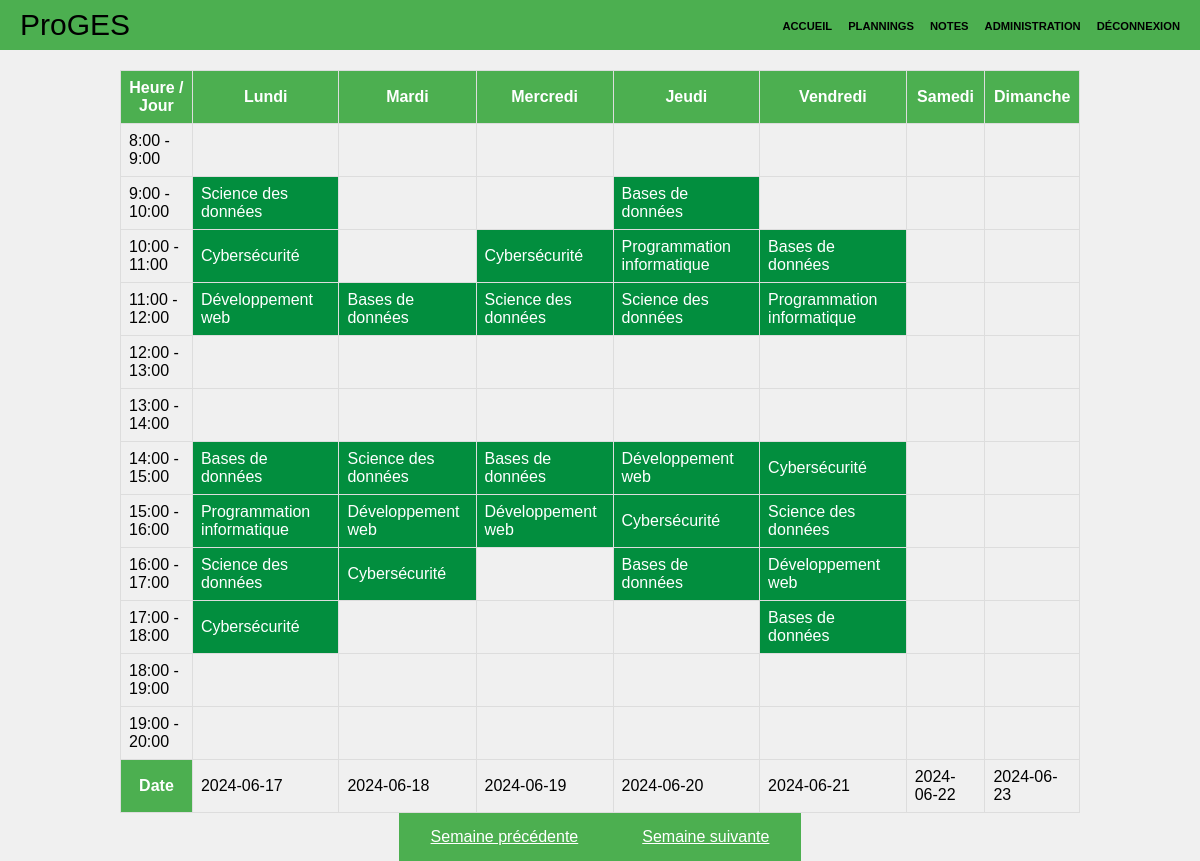
Screenshot of /plannings.php (signed in) with the database file from the repository.
### tables this page shows
CREATE TABLE `planning` (
  `id` int NOT NULL,
  `day` date NOT NULL,
  `startHour` time NOT NULL,
  `endHour` time NOT NULL,
  `task` text NOT NULL,
  `class_id` int DEFAULT NULL
);

### plannings.php (the view, shortened to what this page needs)
<?php
require_once 'nav.php';
require_once 'db.php';
$class_id = $_SESSION["class_id"];
$weekdays = ['Monday', 'Tuesday', 'Wednesday', 'Thursday', 'Friday', 'Saturday', 'Sunday'];
$frenchWeekdays = ['Lundi', 'Mardi', 'Mercredi', 'Jeudi', 'Vendredi', 'Samedi', 'Dimanche'];
$hours = range(8, 19);
$week = isset($_GET['week']) ? $_GET['week'] : date('W');
$year = isset($_GET['year']) ? $_GET['year'] : date('Y');
$query = "SELECT *, DATE(day) as date, DATE_FORMAT(day, '%W') as weekday FROM planning WHERE WEEKOFYEAR(day) = :week AND YEAR(day) = :year AND class_id = :class_id ORDER BY day, startHour";
$stmt = $conn->prepare($query);
$stmt->execute(['class_id' => $class_id, 'week' => $week, 'year' => $year]);
$dates = [];
foreach ($weekdays as $day) {
    $date = new DateTime();
    $date->setISODate($year, $week);
    $date->modify("this week $day");
    $dates[$day] = $date->format('Y-m-d');
}
while ($row = $stmt->fetch()) {
    $plannings[$row['weekday']][date('G', strtotime($row['startHour']))][] = $row;
    $dates[$row['weekday']] = $row['date'];
}
$prevWeek = $week - 1;
$nextWeek = $week + 1;
$prevYear = $nextYear = $year;
?>
<!DOCTYPE html>
<html lang="fr">
<head>
    <link rel="stylesheet" href="style/Plannings.css">
</head>
<body>
    <table>
        <thead>
            <th>Heure / Jour</th>
            <?php foreach ($frenchWeekdays as $day): ?>
                <th>
                    <?php echo $day; ?>
                </th>
            <?php endforeach; ?>
        </thead>
        <tfoot>
            <th>Date</th>
            <?php
            foreach ($weekdays as $day) {
                echo "<td>";
                if (isset($dates[$day])) {
                    echo $dates[$day];
                }
                echo "</td>";
            }
            ?>
        </tfoot>
        <tbody>
            <?php foreach ($hours as $hour): ?>
                <tr>
                    <td>
                        <?php echo $hour . ':00 - ' . ($hour + 1) . ':00'; ?>
                    </td>
                    <?php foreach ($weekdays as $day): ?>
                        <td class="<?php echo (isset($plannings[$day][$hour]) ? 'tache' : 'libre'); ?>">
                            <?php
                            if (isset($plannings[$day][$hour])) {
                                foreach ($plannings[$day][$hour] as $event) {
                                    echo '<p>' . $event['task'] . '</p>';
                                }
                            } else {
                                echo "";
                            }
                            ?>
                        </td>
                    <?php endforeach; ?>
                </tr>
            <?php endforeach; ?>
        </tbody>
    </table>
    <div class="week-nav">
        <a class="aze" href="?week=<?= $prevWeek ?>&year=<?= $prevYear ?>">Semaine précédente</a>
        <a class="aze" href="?week=<?= $nextWeek ?>&year=<?= $nextYear ?>">Semaine suivante</a>
    </div>
</body>
</html>

### STYLE/navbar.css (style rules this page uses)
:root { --offset: -50px; }
* { margin: 0; padding: 0; box-sizing: border-box; }

### STYLE/plannings.css (style rules this page uses)
body { font-family: Arial, sans-serif; background-color: #f0f0f0; }
table { margin: 0 auto; width: 80%; border-collapse: collapse; }
th, td { border: 1px solid #ddd; padding: 8px; }
th { background-color: #4CAF50; color: white; }
.aze { background-color: #4CAF50; border: none; color: white; padding: 15px 32px; text-align: center; display: inline-block; font-size: 16px; cursor: pointer; }
.tache { background-color: #028e3e; color: white; }
.week-nav { display: flex; justify-content: center; }

### rows the page displays
planning: task "Science des données"
planning: task "Bases de données"
planning: task "Cybersécurité"
planning: task "Cybersécurité"
planning: task "Programmation informatique"
planning: task "Bases de données"
planning: task "Développement web"
planning: task "Bases de données"
planning: task "Science des données"
planning: task "Science des données"
planning: task "Programmation informatique"
planning: task "Bases de données"
planning: task "Science des données"
planning: task "Bases de données"
planning: task "Développement web"
planning: task "Cybersécurité"
planning: task "Programmation informatique"
planning: task "Développement web"
planning: task "Développement web"
planning: task "Cybersécurité"
planning: task "Science des données"
planning: task "Science des données"
planning: task "Cybersécurité"
planning: task "Bases de données"
planning: task "Développement web"
planning: task "Cybersécurité"
planning: task "Bases de données"

### other values shown
$day "Lundi"
$day "Mardi"
$day "Mercredi"
$day "Jeudi"
$day "Vendredi"
$day "Samedi"
$day "Dimanche"
$dates[$day] "2024-06-17"
$dates[$day] "2024-06-18"
$dates[$day] "2024-06-19"
$dates[$day] "2024-06-20"
$dates[$day] "2024-06-21"
$dates[$day] "2024-06-22"
$dates[$day] "2024-06-23"
$hour "8"
